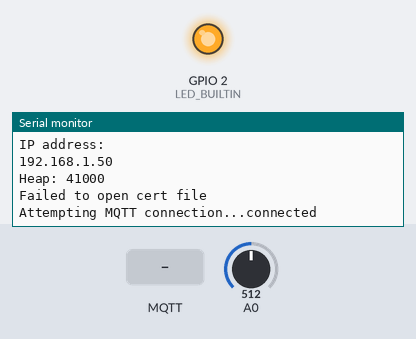
Simulated run of this sketch. Board: ESP8266 (NodeMCU). Shown: output pins drawn as LEDs (lit = HIGH, except the on-board LED, lit = LOW), the last lines printed to the serial monitor. The inputs (shaded band) are chosen by the test bench; at power-on: A0 = 512. WiFi joins after 1.5 s; servers stay silent unless stated; storage starts empty; no MQTT or app messages arrive unless stated; not simulated (calls return 0 or success): secrets.h.

Above: at 3.7 s.
3.8 s: MQTT message "1" arrives on the first subscribed topic
At 4.5 s:
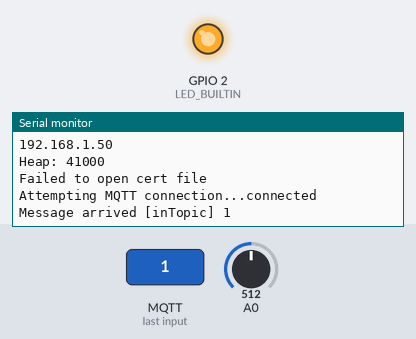
6.5 s: MQTT message "on" arrives on the first subscribed topic
At 7.7 s:
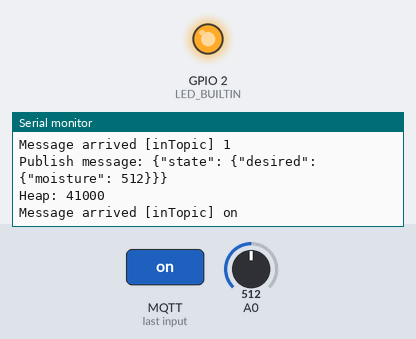
8.0 s: MQTT message "off" arrives on the first subscribed topic
At 8.8 s:
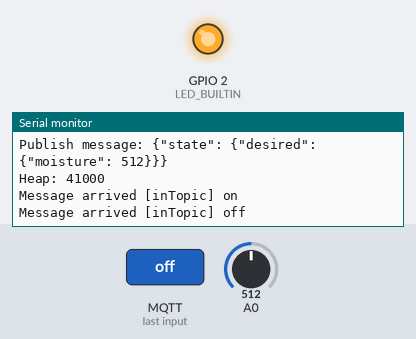

Measured:
- after the input at 3.8 s, the serial monitor: prints a new line at once (image 1)
- after the input at 6.5 s, the serial monitor: prints a new line at once (image 2)
- after the input at 8.0 s, the serial monitor: prints a new line at once (image 3)

The sketch:

plant_monitor.ino
```cpp
#include "FS.h"
#include "secrets.h"
#include <ESP8266WiFi.h>
#include <PubSubClient.h>

#define AWS_ENDPOINT "a2kuvr4lb7qxrw.iot.us-east-1.amazonaws.com"
#define POLL_INTERVAL_MS 5000

void setup_wifi() {
  delay(10);
  // We start by connecting to a WiFi network
  Serial.println();
  Serial.print("Connecting to ");
  Serial.println(WIFI_SSID);

  WiFi.begin(WIFI_SSID, WIFI_PASSWORD);

  while (WiFi.status() != WL_CONNECTED) {
    delay(500);
    Serial.print(".");
  }

  Serial.println("");
  Serial.println("WiFi connected");
  Serial.println("IP address: ");
  Serial.println(WiFi.localIP());
}

void callback(char* topic, byte* payload, unsigned int length) {
  Serial.print("Message arrived [");
  Serial.print(topic);
  Serial.print("] ");
  for (int i = 0; i < length; i++) {
    Serial.print((char)payload[i]);
  }
  Serial.println();

}

WiFiClientSecure espClient;
PubSubClient client(AWS_ENDPOINT, 8883, callback, espClient); //set  MQTT port number to 8883 as per //standard

bool loadKeys() {
  if (!SPIFFS.begin()) {
    Serial.println("Failed to mount file system");
    return false;
  }

  Serial.print("Heap: "); Serial.println(ESP.getFreeHeap());

  // Load certificate file
  File cert = SPIFFS.open("/thing.der", "r");
  if (!cert) {
    Serial.println("Failed to open cert file");
    return false;
  }
  else {
    Serial.println("Success to open cert file");
  }

  delay(1000);

  if (espClient.loadCertificate(cert)) {
    Serial.println("cert loaded");
  } else {
    Serial.println("cert not loaded");
    return false;
  }

  // Load private key file
  File private_key = SPIFFS.open("/thing.private.der", "r");
  if (!private_key) {
    Serial.println("Failed to open private cert file");
    return false;
  }
  else {
    Serial.println("Success to open private cert file");
  }

  delay(1000);

  if (espClient.loadPrivateKey(private_key)) {
    Serial.println("private key loaded");
  } else {
    Serial.println("private key not loaded");
    return false;
  }

  Serial.print("Heap: "); Serial.println(ESP.getFreeHeap());
  return true;
}

void reconnect() {
  // Loop until we're reconnected
  while (!client.connected()) {
    Serial.print("Attempting MQTT connection...");
    // Attempt to connect
    if (client.connect("ESPthing")) {
      Serial.println("connected");
      // Once connected, publish an announcement...
      client.publish("outTopic", "hello world");
      // ... and resubscribe
      client.subscribe("inTopic");
    } else {
      Serial.print("failed, rc=");
      Serial.print(client.state());
      Serial.println(" try again in 5 seconds");
      // Wait 5 seconds before retrying
      delay(5000);
    }
  }
}

void ensureConnected() {
  if (!client.connected()) {
    reconnect();
  }
}

void setup() {
  Serial.begin(9600);
  Serial.setDebugOutput(true);

  pinMode(LED_BUILTIN, OUTPUT);
  digitalWrite(LED_BUILTIN, LOW);

  setup_wifi();
  delay(1000);
  if (!loadKeys()) {
    return;
  }
  ensureConnected();

  digitalWrite(LED_BUILTIN, HIGH);
}

long lastMsg = 0;
char msg[200];

void loop() {
  ensureConnected();
  client.loop();

  long now = millis();
  if (now - lastMsg > POLL_INTERVAL_MS) {
    lastMsg = now;

    int moisture = analogRead(0);
    snprintf (msg, 200, "{\"state\": {\"desired\": {\"moisture\": %ld}}}", moisture);
    Serial.print("Publish message: ");
    Serial.println(msg);
    client.publish("$aws/things/parlor-palm/shadow/update", msg);

    Serial.print("Heap: "); Serial.println(ESP.getFreeHeap());
  }
}
```
